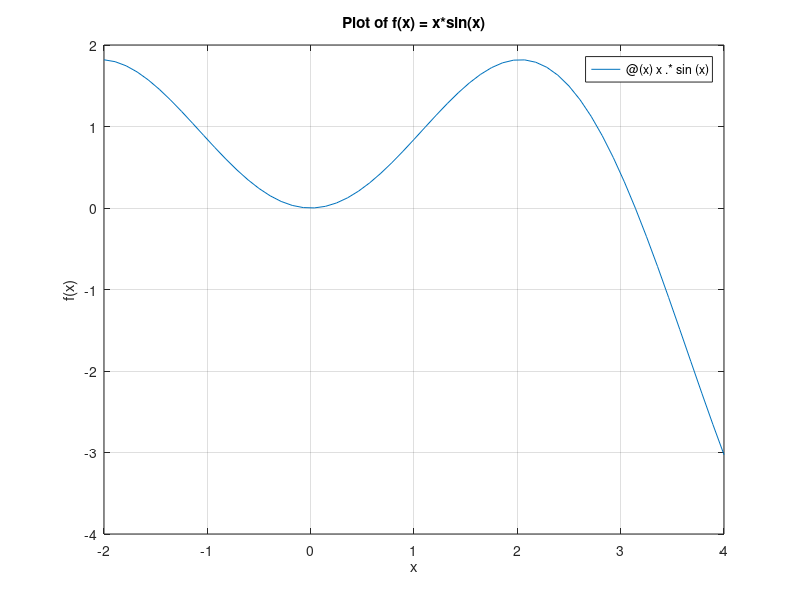

The MATLAB source for this figure: (Note: this script raises an error after producing the figure.)
% 22120368 - Phan Thanh Tien
% Clear workspaces
clear all;
clc;

%% Beginning of Chapter 1

%% 13
A = 2 ^ 3 - (1 + 2) * (2 + 3) / (3 + 4) + sqrt(2) / sqrt(sqrt(3));
B = sin(pi / 3) - 2 * cos(pi / 4) + 3 * tan(pi / 6) / (2 - cot(5 * pi / 6));
C = exp(-sqrt(2)) - log(2/3) + log(exp(1) + 2);
D = (2 * A + 3 * B) / (C ^ 2 - 2 * C)

%% 14
a = 2; b = 3; c = 1;
A = (b + sqrt(b ^ 2 - 4 * a * c)) / (2 * a);
B = [a * sin(b) * cos(c), a * sin(b) * sin(c), a * cos(b)];
C = [(a + b) / (a + b + c), (a - b + c) / (a + b + c), (c ^ 2 - a * b) / (a + b + c), 1 / (a + b + c)];
% D = A * B + C % Error

%% 15
f = @(x) x .* sin(x);

fplot(f, [-2, 4]);
title('Plot of f(x) = x*sin(x)');
xlabel('x');
ylabel('f(x)');
grid on;

syms x;
f_sym = x * sin(x);
fplot(f_sym, [-2, 4]);
title('Plot of f(x) = x*sin(x)');
xlabel('x');
ylabel('f(x)');
grid on;

%% 16
% Bai 16.b
syms x;
syms y;
fxy = abs(x) + 2 * abs(y);
f1_2 = subs(subs(fxy, x, 1), y, 2);
ezsurf(f, [-2, 4, -3, 3]);

% Bai 16.a
f = @(x, y) abs(x) + 2 * abs(y);
f1 = f(1, 2);
[x, y] = meshgrid(-2:0.1:4, -3:0.1:3);
fxy = f(x, y);
surf(x, y, fxy);

%% 17 Find the derivative and integral of a function
% 17.a
syms x;
f = x ^ 2 + 2 * x + 4;

df = diff(f, x);
df2 = subs(df, x, 2);

f_i = int(f, x, 0, 1);
f_a = int(f);

% 17.b
g = (x .^ 2 + 1) / (x + 1);
dg = diff(g, x);
dg2 = diff(dg, x);
dg2_1 = sub(dg, x, 1);

G = int(g);
G_1 = int(g, -1, 1);

% % 17.c
% h = @x sin(2 * x);
% dh = diff(h, x);
% dh_0 = dh(0);
% H = int(h);
% H_1 = int(h, 0, inf);

%% 18 Solve quadratic equation
a = 2;
b = -3;
c = 1;

[x1, x2] = solve_quadratic(a, b, c);

fprintf('x1 = %f\n', x1);
fprintf('x2 = %f\n', x2);

function [x1, x2] = solve_quadratic(a, b, c)
    delta = b ^ 2 - 4 * a * c;

    if delta < 0
        x1 = NaN;
        x2 = NaN;
    else
        x1 = (-b + sqrt(delta)) / (2 * a);
        x2 = (-b - sqrt(delta)) / (2 * a);
    end

end

%% 19 Find the extreme values of a function
clear all;
clc;
syms x;
f = x ^ 3 - 6 * x;
[x, y] = find_extreme(f, -2, 2);

fprintf('Cuc tri cua f(x) = x^3 - 6x la:\n');
fprintf('x = %f\n', x);
fprintf('y = %f\n', y);

function [x, y] = find_extreme(f, a, b)
    syms x;
    df = diff(f, x);
    x = solve(df, x);
    y = subs(f, x);
end

%% 20 Find the 2nd derivative of 2 variables function, check if f_xy = f_yx
f = (x / y) * sin(y / x);

find_l2_derivative(f);

function find_l2_derivative(f)
    syms x y;
    f_xx = diff(f, x, 2);
    f_yy = diff(f, y, 2);
    f_xy = diff(diff(f, x), y);
    f_yx = diff(diff(f, y), x);

    if f_xy == f_yx
        fprintf('f_xy = f_yx\n');
    else
        fprintf('f_xy != f_yx\n');
    end

end

%% End of Chapter 1

%% Beginning of Chapter 2: Error and Approximation

clear all;
format long;
clc;

%% 1, 2.
% a.
p_e = 0.9857; % p*
p_a = 0.9768; % \bar{p}
% b.
p_e = 421;
p_a = 397;
% c.
p_e = 1102;
p_a = 1113;
% d.
p_e = 2.5743;
p_a = 2.6381;

% Code for a, b, c, d
aEp = abs(p_e - p_a);
rEp = aEp / abs(p_e);

%% 3. Find the error between true value with approximation using round() and floor()
% a.
p_e = pi;
% b.
p_e = exp(1);
% c.
p_e = ln(2);
% d.
p_e = sqrt(2);
% e.
p_e = sin(1);

% Code for a, b, c, d, e
p_1 = round(p_e, 3);
aEp1 = abs(p_e - p_1);
rEp1 = aEp1 / abs(p_e);

p_2 = floor(p_e * 10 ^ 3) / (10 ^ 3);
aEp2 = abs(p_e - p_2);
rEp2 = aEp2 / abs(p_e);

fprintf('[round]\n');
fprintf('p_1 = %f\n', p_1);
fprintf('Absolute error: %f\n', aEp1);
fprintf('Relative error: %f\n', rEp1);

fprintf('[floor]\n');
fprintf('p_2 = %f\n', p_2);
fprintf('Absolute error: %f\n', aEp2);
fprintf('Relative error: %f\n', rEp2);

%% 4. Check if the p_L <= p* <= p_R
% a.
p_t = 15.932; %\bar{p}
aEp = 1.247; % Absolute error
p_e = 17.351; % p*
% b.
p_t = 11115;
aEp = 120;
p_e = 11205;
% c.
p_t = 36.215;
aEp = 1.327;
p_e = 38.735;
% d.
p_t = 297;
aEp = 15;
p_e = 319;

% Code for a, b, c, d
p_L = p_t - aEp;
p_R = p_t + aEp;

if (p_L <= p_e) && (p_e <= p_R)
    fprintf('p_L <= p* <= p_R\n');
else
    fprintf('p_L > p* or p* > p_R\n');
end

%% 8. Given the following function
function [aEp, rEp] = saiso(p_e, p_a)
    aEp = abs(p_e - p_a);
    rEp = aEp / abs(p_e);
end

% a. What is the input and output?
% Input: p_e, p_a
% Output: aEp, rEp: The absolute and relative error

% b. Where the function has been put? Name of the function?
% saiso.m

% c. How to use this function?
% [aEp, rEp] = saiso(p_e, p_a)

%% 9. Function to find approximation of a Non-repeating decimal value
% Test the function
value = pi;
[round_value, floor_value] = approx_non_repeating_decimal(value);
fprintf('round_value = %f\n', round_value);
fprintf('floor_value = %f\n', floor_value);

function [round_value, floor_value] = approx_non_repeating_decimal(value)
    round_value = round(value, 3);
    floor_value = floor(value * 10 ^ 3) / (10 ^ 3);
end

%% 10. Function to check if the error is within the delta value (true/false)
% p_a is the approximation value
% p_e is the true value
% Test the function
p_e = pi;
p_a = 3.14;
delta_value = 0.01;
is_valid_approximation = is_valid_approximation(p_e, p_a, delta_value);
fprintf('is_valid_approximation = %d\n', is_valid_approximation);

function [is_valid_approximation] = is_valid_approximation(p_e, p_a, delta_value)
    p_L = p_e - aEp;
    p_R = p_e + aEp;
    is_valid_approximation = (p_L <= p_a) && (p_a <= p_R);
end

%% 11. Function to check if the error is within the tolerance
% Test the function
p_e = pi;
p_a = 3.14;
tolerance = 0.01;
valid = is_within_tolerance(p_e, p_a, tolerance);
fprintf('is_within_tolerance = %d\n', valid);

function [valid] = is_within_tolerance(p_e, p_a, tolerance)
    aEp = abs(p_e - p_a);
    rEp = aEp / abs(p_e);
    valid = rEp <= tolerance;
end

%% 12. Function to find the absolute and relative error of a function that has n variables
% Test the function
f = @(x) x ^ 2 + 2 * x + 4;
p_e = 10;
p_a = 11;
[aEp, rEp] = find_error(f, p_e, p_a);
fprintf('aEp = %f\n', aEp);
fprintf('rEp = %f\n', rEp);

function [aEp, rEp] = find_error(f, p_e, p_a)
    aEp = abs(p_e - p_a);
    rEp = aEp / abs(p_e);
end

%% 13. Function to find the value of function u (get 3 decimal places) and the absolute and relative error
% a.
syms x y;
u = log(2 * y + x ^ 2);
x_0 = 1.796;
y_0 = 0.532;  % Use a different variable name for the numeric value
p_e = double(subs(subs(u, x, x_0), y, y_0));  % Substitute y with y_0
p_a = round(p_e * 1000) / 1000;
[aEp, rEp] = find_error_v2(u, p_e, p_a);
fprintf('p_a = %f\n', p_a);
fprintf('aEp = %f\n', aEp);
fprintf('rEp = %f\n', rEp);

function [aEp, rEp] = find_error_v2(u, p_e, p_a)
    aEp = abs(p_e - p_a);
    rEp = aEp / abs(p_e);
end

%% End of chapter 2

%% Beginning of Chapter 3: Solve the equation
%% 1. Bisection method
% Function to solve the equation using Bisection method
% Test the function
f = @(x) x ^ 3 - 6 * x ^ 2 + 11 * x - 6.1;
a = 0;
b = 1;
tol = 1e-5;
[x, n] = bisection_method(f, a, b, tol);
fprintf('x = %f\n', x);
fprintf('n = %d\n', n);

% Input:
%   f: A function handle for the function you want to find a root of.
%   a, b: The interval that contains the root.
%   tol: The tolerance for the stopping criterion.
% Output:
%   x: The approximate root of the function f.
%   n: The number of iterations needed to reach the desired tolerance.
function [x, n] = bisection_method(f, a, b, tol)
    n = 0;
    % Print the table header
    fprintf('%5s %10s %10s %10s %10s %10s %10s\n', 'k', 'a', 'b', 'c', 'f(c)', 'f(c) < tol', 'f(c) * f(a)');

    figure; hold on; % Create a new figure and hold it for multiple plots
    fplot(f, [a b]); % Plot the function f over the interval [a, b]
    title('Bisection Method');
    xlabel('x');
    ylabel('f(x)');

    while (b - a) / 2 > tol
        n = n + 1;
        c = (a + b) / 2;
        fc = f(c);
        plot(c, f(c), 'ro'); % Plot the midpoint at each iteration
        % Print the iteration results
        fprintf('%5d %10.5f %10.5f %10.5f %10.5f %10d %10.5f\n', n, a, b, c, fc, abs(fc) < tol, fc * f(a));

        if fc == 0
            break;
        elseif f(a) * fc < 0
            b = c;
        else
            a = c;
        end
    end

    x = (a + b) / 2;

end

%% Given function:
chiadoi(@(x) exp(x) - x - 3, 0, 3, 10 ^ (-3));

function [c, fc] = chiadoi(f, a, b, Df)
    k = 1; hold on

    while 1
        c = (a + b) / 2;
        fc = f(c);
        rEc = abs((a - c) / a);
        disp([k c fc]);
        plot(k, fc, 'ro');
        if abs(fc) < Df, break, end

        if f(a) * f(c) > 0, a = c;
        else b = c;
        end

        k = k + 1;
    end
end

%% 2. Fixed point iteration method
% Function to solve the equation using Fixed point iteration method
% Test the function
g = @(x) 1 + 1 / x;
x0 = 1;
tol = 1e-5;
[x, n, x_vals] = fixed_point_iteration_method(g, x0, tol);
fprintf('x = %f\n', x);
fprintf('n = %d\n', n);

% The Fixed Point Iteration method for root finding.
% Input:
%   g: A function handle for the function you want to find a fixed point of.
%   x0: The initial guess for the fixed point.
%   tol: The tolerance for the stopping criterion.
% Output:
%   x: The approximate fixed point of the function g.
%   n: The number of iterations needed to reach the desired tolerance.
%   x_vals: The estimates at each iteration.
function [x, n, x_vals] = fixed_point_iteration_method(g, x0, tol)
    n = 0;
    x = x0;
    x_vals = x; % Initialize x_vals with the initial guess

    % Print the table header
    fprintf('%5s %10s %10s %10s\n', 'k', 'xk', 'f(xk)', 'f(xk) < tol');

    while true
        n = n + 1;
        x1 = g(x);

        % Print the iteration results
        fprintf('%5d %10.5f %10.5f %10d\n', n, x, g(x), abs(x1 - x) < tol);

        if abs(x1 - x) < tol
            break;
        end

        x = x1;
        x_vals = [x_vals, x]; % Store the estimate at each iteration
    end

    % Plot the estimates at each iteration
    figure;
    plot(1:n, x_vals, 'o-');
    xlabel('Iteration');
    ylabel('Estimate');
    title('Convergence of Fixed Point Iteration');
end


%% 3. Newton-Raphson method
% Function to solve the equation using Newton-Raphson method
% Test the function
f = @(x) x ^ 3 - 6 * x ^ 2 + 11 * x - 6.1;
df = @(x) 3 * x ^ 2 - 12 * x + 11;
x0 = 0;
tol = 1e-5;
[x, n] = newton_raphson_method(f, df, x0, tol);
fprintf('x = %f\n', x);
fprintf('n = %d\n', n);

% The Newton-Raphson method for root finding.
% Input:
%   f: A function handle for the function you want to find a root of.
%   df: A function handle for the derivative of f.
%   x0: The initial guess for the root.
%   tol: The tolerance for the stopping criterion.
% Output:
%   x: The approximate root of the function f.
%   n: The number of iterations needed to reach the desired tolerance.
function [x, n, x_vals] = newton_raphson_method(f, df, x0, tol)
    n = 0;
    x = x0;
    x_vals = x; % Initialize x_vals with the initial guess

    % Print the table header
    fprintf('%5s %10s %10s %10s\n', 'k', 'xk', 'f(xk)', 'f(xk) < tol');

    while true
        n = n + 1;
        x1 = x - f(x) / df(x);

        % Print the iteration results
        fprintf('%5d %10.5f %10.5f %10d\n', n, x, f(x), abs(x1 - x) < tol);

        if abs(x1 - x) < tol
            break;
        end

        x = x1;
        x_vals = [x_vals, x]; % Store the estimate at each iteration
    end

    % Plot the estimates at each iteration
    figure;
    plot(1:n, x_vals, 'o-');
    xlabel('Iteration');
    ylabel('Estimate');
    title('Convergence of Newton-Raphson Method');
end


%% 4. Secant method
% Test the function
f = @(x) x ^ 3 - 6 * x ^ 2 + 11 * x - 6.1;
x0 = 0;
x1 = 1;
tol = 1e-5;
[x, n] = secant_method(f, x0, x1, tol);
fprintf('x = %f\n', x);
fprintf('n = %d\n', n);

% The Secant method for root finding.
% Input:
%   f: A function handle for the function you want to find a root of.
%   x0, x1: The initial guesses for the root.
%   tol: The tolerance for the stopping criterion.
% Output:
%   x: The approximate root of the function f.
%   n: The number of iterations needed to reach the desired tolerance.
function [x, n, x_vals] = secant_method(f, x0, x1, tol)
    n = 0;
    x_vals = x1; % Initialize x_vals with the initial guess

    % Print the table header
    fprintf('%5s %10s %10s %10s %10s %10s %10s\n', 'k', 'a', 'b', 'x', 'f(x)', 'f(x) < tol', 'f(x) * f(a)');

    while true
        n = n + 1;
        x2 = x1 - f(x1) * (x1 - x0) / (f(x1) - f(x0));

        % Print the iteration results
        fprintf('%5d %10.5f %10.5f %10.5f %10.5f %10d %10.5f\n', n, x0, x1, x2, f(x2), abs(x2 - x1) < tol, f(x2) * f(x0));

        if abs(x2 - x1) < tol
            break;
        end

        x0 = x1;
        x1 = x2;
        x_vals = [x_vals, x1]; % Store the estimate at each iteration
    end

    x = x2;

    % Plot the estimates at each iteration
    figure;
    plot(1:n, x_vals, 'o-');
    xlabel('Iteration');
    ylabel('Estimate');
    title('Convergence of Secant Method');
end


%% End of chapter 3


%% Chapter 4. Linear Algebra Functions


% Test the function
% Define the coefficient matrix A and the right-hand side vector b
A = [5 1 1; 1 10 1; 1 1 20];
b = [7; 12; 22];

% Define the initial guess x0, the tolerance tol, and the maximum number of iterations max_iter
x0 = [0; 0; 0];
tol = 1e-6;
max_iter = 100;

% Call the iterative function
x_iterative = iterative(A, b, x0, tol, max_iter);

% Call the gauss_seidel function
x_gauss_seidel = gauss_seidel(A, b, x0, tol, max_iter);

% Print the results
fprintf('Solution from iterative method: \n');
disp(x_iterative);
fprintf('Solution from Gauss-Seidel method: \n');
disp(x_gauss_seidel);


% The Iterative method for solving linear systems.
% Input:
%   A: The coefficient matrix.
%   b: The right-hand side vector.
%   x0: The initial guess for the solution.
%   tol: The tolerance for the stopping criterion.
%   max_iter: The maximum number of iterations.
% Output:
%   x: The approximate solution of the system Ax = b.
function x = iterative(A, b, x0, tol, max_iter)
    D = diag(diag(A)); % Diagonal matrix
    L = tril(A, -1); % Lower triangular matrix
    U = triu(A, 1); % Upper triangular matrix
    T = -inv(D) * (L + U); % Iterative matrix
    c = inv(D) * b; % Iterative vector
    x = x0; % Initial guess
    x_vals = x; % Initialize x_vals with the initial guess

    % Print the table header
    fprintf('%5s %15s\n', 'Iter', 'Root');

    for i = 1:max_iter
        x_new = T * x + c;

        % Print the root after each iteration
        for j = 1:length(x_new)
            fprintf('%5d %15.6f\n', i, x_new(j));
        end

        if norm(x_new - x, inf) < tol
            x = x_new;
            return;
        end

        x = x_new;
        x_vals = [x_vals, x]; % Store the root after each iteration
    end

    % Plot the root after each iteration
    figure;
    plot(1:max_iter, x_vals, 'o-');
    xlabel('Iteration');
    ylabel('Root');
    title('Convergence of Iterative Method');

    error('Solution did not converge');
end


% The Gauss-Seidel method for solving linear systems.
% Input:
%   A: The coefficient matrix.
%   b: The right-hand side vector.
%   x0: The initial guess for the solution.
%   tol: The tolerance for the stopping criterion.
%   max_iter: The maximum number of iterations.
% Output:
%   x: The approximate solution of the system Ax = b.
function x = gauss_seidel(A, b, x0, tol, max_iter)
    D = diag(diag(A)); % Diagonal matrix
    L = tril(A, -1); % Lower triangular matrix
    U = triu(A, 1); % Upper triangular matrix
    T = -inv(D + L) * U; % Iterative matrix
    c = inv(D + L) * b; % Iterative vector
    x = x0; % Initial guess
    x_vals = x; % Initialize x_vals with the initial guess

    % Print the table header
    fprintf('%5s %15s\n', 'Iter', 'Root');

    for i = 1:max_iter
        x_new = T * x + c;

        % Print the root after each iteration
        for j = 1:length(x_new)
            fprintf('%5d %15.6f\n', i, x_new(j));
        end

        if norm(x_new - x, inf) < tol
            x = x_new;
            return;
        end

        x = x_new;
        x_vals = [x_vals, x]; % Store the root after each iteration
    end

    % Plot the root after each iteration
    figure;
    plot(1:max_iter, x_vals, 'o-');
    xlabel('Iteration');
    ylabel('Root');
    title('Convergence of Gauss-Seidel Method');

    error('Solution did not converge');
end


% Iterative method (other way) - [DEPRECATED]
function x = iterative2(A, C, tol, max_iter)
    % Compute B and G
    D = diag(A); % Diagonal elements of A
    B = -A ./ D + eye(size(A)); % B matrix
    G = C ./ D; % G vector

    % Initialize x
    x = G;

    % Iteration
    for k = 1:max_iter
        x_new = B * x + G;

        if norm(A * x_new - C) < tol
            x = x_new;
            return;
        end

        x = x_new;
    end

    error('Solution did not converge');
end

%% End of Chapter 4

%% Chap 5.1. Interpolation
%% 5.1.1. Polynomial interpolation
% Test the function
x = [1, 2.2, 3.1, 4];
y = [1.678, 3.267, 2.198, 3.787];
x_new = 2.5;
[y_new, a] = polynomial_interpolation(x, y, x_new);

% Print the interpolated y value
fprintf('y_new = %f\n', y_new);

% Print the regression function coefficients
fprintf('The regression function coefficients are: \n');
disp(a);

% Polynomial Interpolation Function
% This function performs polynomial interpolation for a given set of x and y values.
% It finds the coefficients of the polynomial that fits the given points, evaluates this polynomial at a new point or a set of new points, and plots the original points and the interpolated points.
% Additionally, it finds the regression function, prints it, and returns it.
%
% Inputs:
%   x: A vector of x values of the points.
%   y: A vector of y values of the points.
%   x_new: A new x value or a vector of new x values at which to evaluate the polynomial.
%
% Output:
%   y_new: The value or values of the polynomial at the new point or points.
%   a: The coefficients of the polynomial (the regression function).
%
% Usage:
%   [y_new, a] = polynomial_interpolation(x, y, x_new);
%
% Example:
%   x = [1, 2.2, 3.1, 4];
%   y = [1.678, 3.267, 2.198, 3.787];
%   x_new = 2.5;
%   [y_new, a] = polynomial_interpolation(x, y, x_new);
%   fprintf('y_new = %f\n', y_new);
%   fprintf('The regression function coefficients are: \n');
%   disp(a);
%
%   % Draw the function of polynomial interpolation
%   x_new = 1:0.1:4;
%   [y_new, a] = polynomial_interpolation(x, y, x_new);
%   plot(x, y, 'o', x_new, y_new, '-');
%
%   % Print the regression function coefficients
%   fprintf('The regression function coefficients are: \n');
%   disp(a);

function [y_new, a] = polynomial_interpolation(x, y, x_new)
    n = length(x);
    A = zeros(n, n);

    for i = 1:n
        A(:, i) = x .^ (i - 1);
    end

    a = A \ y';
    y_new = zeros(size(x_new));

    for i = 1:n
        y_new = y_new + a(i) * x_new .^ (i - 1);
    end

    % Build the polynomial string
    polynomial_str = 'f(x) = ';

    for i = n:-1:2
        polynomial_str = [polynomial_str, num2str(a(i)), ' * x^', num2str(i - 1), ' + '];
    end

    polynomial_str = [polynomial_str, num2str(a(1))];

    % Print the polynomial
    fprintf('%s\n', polynomial_str);

    % Return the coefficients of the polynomial
    return;
end

% Draw the function of polynomial interpolation
x = [1, 2.2, 3.1, 4];
y = [1.678, 3.267, 2.198, 3.787];
x_new = 1:0.1:4;
y_new = polynomial_interpolation(x, y, x_new);
plot(x, y, 'o', x_new, y_new, '-');
title('Polynomial Interpolation');

%% 5.1.2. Lagrange Interpolation Function
% This function performs Lagrange interpolation for a given set of x and y values.
% It constructs the Lagrange polynomial that fits the given points, and evaluates this polynomial at a new point or a set of new points.
%
% Inputs:
%   x: A vector of x values of the points. Should be the same length as y.
%   y: A vector of y values of the points. Should be the same length as x.
%   x_new: A new x value or a vector of new x values at which to evaluate the polynomial.
%
% Outputs:
%   y_new: The value or values of the polynomial at the new point or points.
%
% Usage:
%   y_new = lagrange_interpolation(x, y, x_new);
%
% Example:
%   x = [1, 2.2, 3.1, 4];
%   y = [1.678, 3.267, 2.198, 3.787];
%   x_new = 2.5;
%   y_new = lagrange_interpolation(x, y, x_new);
%   fprintf('y_new = %f\n', y_new);
%
% Note: If x_new is a vector, the function will plot the original points (x, y) and the interpolated points (x_new, y_new).

function y_new = lagrange_interpolation(x, y, x_new)
    % Initialize y_new
    y_new = zeros(size(x_new));

    % Number of data points
    n = length(x);

    % Initialize symbolic variable
    syms x_sym;

    % Initialize Lagrange polynomial
    L = 0;

    % Construct the Lagrange polynomial
    for i = 1:n
        % Initialize Li,n(x) as 1
        Li = 1;

        for j = 1:n

            if i ~= j
                Li = Li * (x_sym - x(j)) / (x(i) - x(j));
            end

        end

        % Add the term Li,n(x) * y(i) to the Lagrange polynomial
        L = L + Li * y(i);
    end

    % Print the Lagrange polynomial
    fprintf('Lagrange polynomial: L(x) = %s\n', char(L));

    % Evaluate the polynomial at the new points
    for k = 1:length(x_new)
        y_new(k) = double(subs(L, x_sym, x_new(k)));
    end

    % Return the interpolated values
    return;
end

% Test the function
x = [1, 2.2, 3.1, 4];
y = [1.678, 3.267, 2.198, 3.787];
x_new = 2.5;
y_new = lagrange_interpolation(x, y, x_new);
fprintf('y_new = %f\n', y_new);

% Draw the function of Lagrange interpolation
x_new = 1:0.1:4;
y_new = lagrange_interpolation(x, y, x_new);
plot(x, y, 'o', x_new, y_new, '-');
title('Lagrange Interpolation');
xlabel('x');
ylabel('y');
legend('Original points', 'Interpolated points');
grid on;

%% 5.1.3. Newton Interpolation Function
% This function performs Newton interpolation for a given set of x and y values.
% It finds the coefficients of the Newton polynomial that fits the given points, evaluates this polynomial at a new point or a set of new points.
% Additionally, it prints the Newton polynomial in a symbolic format and returns the interpolated y values and the polynomial string.
%
% Inputs:
%   x: A vector of x values of the points. Should be the same length as y.
%   y: A vector of y values of the points. Should be the same length as x.
%   x_new: A new x value or a vector of new x values at which to evaluate the polynomial.
%
% Outputs:
%   y_new: The value or values of the polynomial at the new point or points.
%
% Usage:
%   y_new = newton_interpolation(x, y, x_new);
%
% Example:
%   x = [1, 2.2, 3.1, 4];
%   y = [1.678, 3.267, 2.198, 3.787];
%   x_new = 2.5;
%   y_new = newton_interpolation(x, y, x_new);
%   fprintf('y_new = %f\n', y_new);
%
% Note: If x_new is a vector, the function will plot the original points (x, y) and the interpolated points (x_new, y_new).

function y_new = newton_interpolation(x, y, x_new)
    n = length(x);
    f = zeros(n, n);
    f(:, 1) = y(:); % the first column is y

    for j = 2:n

        for i = j:n
            f(i, j) = (f(i, j - 1) - f(i - 1, j - 1)) / (x(i) - x(i - j + 1));
        end

    end

    % Compute the interpolated values
    y_new = f(n, n);

    for i = (n - 1):-1:1
        y_new = y_new .* (x_new - x(i)) + f(i, i);
    end

    % Print the Newton polynomial
    syms x_sym; % Create a symbolic variable
    fprintf('Newton polynomial: f(x) = %s\n', char(poly2sym(f(n, :), x_sym)));

    % Return the interpolated values
    return;
end

% Test the function
x = [1, 2.2, 3.1, 4];
y = [1.678, 3.267, 2.198, 3.787];
x_new = 2.5;
y_new = newton_interpolation(x, y, x_new);
fprintf('y_new = %f\n', y_new);

% Draw the function of Newton interpolation
x_new = 1:0.1:4;
y_new = newton_interpolation(x, y, x_new);
plot(x, y, 'o', x_new, y_new, '-');
title('Newton Interpolation');
xlabel('x');
ylabel('y');
legend('Original points', 'Interpolated points');
grid on;

%% 5.1.4. Cubic Spline Interpolation Function
% This function performs cubic spline interpolation for a given set of x and y values.
% It constructs the cubic spline that fits the given points, evaluates this spline at a new point or a set of new points.
% Additionally, it prints the cubic spline in a symbolic format and returns the interpolated y values and the spline function.
%
% Inputs:
%   x: A vector of x values of the points. Should be the same length as y.
%   y: A vector of y values of the points. Should be the same length as x.
%   x_new: A new x value or a vector of new x values at which to evaluate the spline.
%
% Outputs:
%   y_new: The value or values of the spline at the new point or points.
%   pp: The piecewise polynomial representing the spline.
%
% Usage:
%   [y_new, pp] = spline_interpolation(x, y, x_new);
%
% Example:
%   x = [1, 2.2, 3.1, 4];
%   y = [1.678, 3.267, 2.198, 3.787];
%   x_new = 2.5;
%   [y_new, pp] = spline_interpolation(x, y, x_new);
%   fprintf('y_new = %f\n', y_new);
%
% Note: If x_new is a vector, the function will plot the original points (x, y) and the interpolated points (x_new, y_new).

function [y_new, pp] = spline_interpolation(x, y, x_new)
    % Step 1: Declare the data (x, y) and the new x coordinate x_new

    % Step 2: Construct the cubic spline
    pp = spline(x, y);

    % Step 3: Evaluate the spline at the new points
    y_new = ppval(pp, x_new);

    % Step 4: If x_new is a vector, plot the original points and the interpolated points
    if length(x_new) > 1
        plot(x, y, 'o', x_new, y_new, '-');
        title('Cubic Spline Interpolation');
        xlabel('x');
        ylabel('y');
        legend('Original points', 'Interpolated points');
        grid on;
    end

    % Step 5: Return the interpolated values and the spline
    return;
end

% Define the data points
x = [1, 2.2, 3.1, 4];
y = [1.678, 3.267, 2.198, 3.787];

% Define the new x value
x_new = 2.5;

% Call the spline_interpolation function
[y_new, pp] = spline_interpolation(x, y, x_new);

% Print the interpolated y value
fprintf('The interpolated y value at x = %f is y = %f\n', x_new, y_new);

% Plot the original points and the interpolated point
figure;
plot(x, y, 'o', x_new, y_new, 'x');
title('Cubic Spline Interpolation');
xlabel('x');
ylabel('y');
legend('Original points', 'Interpolated point');
grid on;

%% Chap 5.2. Regression
%% 5.2.1. Least Squares R(x) = ax + b
function [a, b] = least_squares(x, y)
    % LEAST_SQUARES Fit a line to the data using least squares.
    %
    % Syntax:
    %   [a, b] = LEAST_SQUARES(x, y)
    %
    % Description:
    %   LEAST_SQUARES(x, y) fits a line to the data in vectors x and y
    %   using the method of least squares. The line is of the form R(x) = ax + b.
    %   The function returns the slope a and y-intercept b of the line, and also
    %   plots the original data and the fitted line.
    %
    % Inputs:
    %   x - a vector of x coordinates
    %   y - a vector of y coordinates
    %
    % Outputs:
    %   a - the slope of the fitted line
    %   b - the y-intercept of the fitted line
    %
    % Example:
    %   x = [1, 2.2, 3.1, 4];
    %   y = [1.678, 3.267, 2.198, 3.787];
    %   [a, b] = least_squares(x, y);

    % Calculate the means of x and y
    x_mean = mean(x);
    y_mean = mean(y);

    % Calculate the slope (a) and y-intercept (b) using the formula for least squares fitting
    a = sum((x - x_mean) .* (y - y_mean)) / sum((x - x_mean) .^ 2);
    b = y_mean - a * x_mean;

    % Plot the original data and the fitted line
    plot(x, y, 'o');
    hold on;
    plot(x, a * x + b, '-');
    hold off;
    title('Least Squares Line Fit');
    xlabel('x');
    ylabel('y');
    legend('Original data', 'Fitted line');
    grid on;

    % Print the equation of the line
    fprintf('R(x) = %f*x + %f\n', a, b);

    % Return the slope and y-intercept
    return;
end

x = [1, 2.2, 3.1, 4];
y = [1.678, 3.267, 2.198, 3.787];
[a, b] = least_squares(x, y);

%% 5.2.2. Least squares exp
function [a, b] = least_squares_exp_linear(x, y)
    % Take the logarithm of y
    logy = log(y);

    % Calculate the means of x and logy
    x_mean = mean(x);
    logy_mean = mean(logy);

    % Calculate the slope (b) and intercept (A) using the formula for least squares fitting
    b = sum((x - x_mean) .* (logy - logy_mean)) / sum((x - x_mean) .^ 2);
    A = logy_mean - b * x_mean;

    % Calculate a from A
    a = exp(A);

    % Plot the original data and the fitted function
    plot(x, y, 'o');
    hold on;
    plot(x, a * exp(b * x), '-');
    hold off;
    title('Least Squares Exponential Fit');
    xlabel('x');
    ylabel('y');
    legend('Original data', 'Fitted function');
    grid on;

    % Print the equation of the function
    fprintf('R(x) = %f * e^(%f*x)\n', a, b);

    % Return the parameters a and b
    return;
end

x = [1, 2.2, 3.1, 4];
y = [2.718, 7.389, 20.085, 54.598];
[a, b] = least_squares_exp_linear(x, y);

%% 5.2.3.a. Least squares quadratic
function [a, b] = least_squares_quad(x, y)
    % LEAST_SQUARES_QUAD Fit a quadratic function to the data using least squares.
    %
    % Syntax:
    %   [a, b] = LEAST_SQUARES_QUAD(x, y)
    %
    % Description:
    %   LEAST_SQUARES_QUAD(x, y) fits a quadratic function to the data in vectors x and y
    %   using the method of least squares. The function is of the form R(x) = ax^2 + b.
    %   The function returns the parameters a and b of the function, and also
    %   plots the original data and the fitted function.
    %
    % Inputs:
    %   x - a vector of x coordinates
    %   y - a vector of y coordinates
    %
    % Outputs:
    %   a - the parameter a of the fitted function
    %   b - the parameter b of the fitted function
    %
    % Example:
    %   x = [1, 2.2, 3.1, 4];
    %   y = [2, 5.84, 10.61, 17];
    %   [a, b] = least_squares_quad(x, y);

    % Fit a quadratic function to the data using least squares
    p = polyfit(x, y, 2);

    % Extract the parameters a and b
    a = p(1);
    b = p(3);

    % Plot the original data and the fitted function
    plot(x, y, 'o');
    hold on;
    plot(x, a * x .^ 2 + b, '-');
    hold off;
    title('Least Squares Quadratic Fit');
    xlabel('x');
    ylabel('y');
    legend('Original data', 'Fitted function');
    grid on;

    % Print the equation of the function
    fprintf('R(x) = %f*x^2 + %f\n', a, b);

    % Return the parameters a and b
    return;
end

x = [1, 2.2, 3.1, 4];
y = 0.5 * x .^ 2 + 1.5;
[a, b] = least_squares_quad(x, y);

%% 5.2.3.b. Least squares power
function [a, b] = least_squares_power(x, y)
    % LEAST_SQUARES_POWER Fit a power function to the data using least squares.
    %
    % Syntax:
    %   [a, b] = LEAST_SQUARES_POWER(x, y)
    %
    % Description:
    %   LEAST_SQUARES_POWER(x, y) fits a power function to the data in vectors x and y
    %   using the method of least squares. The function is of the form R(x) = a * x^b.
    %   The function returns the parameters a and b of the function, and also
    %   plots the original data and the fitted function.
    %
    % Inputs:
    %   x - a vector of x coordinates
    %   y - a vector of y coordinates
    %
    % Outputs:
    %   a - the parameter a of the fitted function
    %   b - the parameter b of the fitted function
    %
    % Example:
    %   x = [1, 2.2, 3.1, 4];
    %   y = [2, 5.84, 10.61, 17];
    %   [a, b] = least_squares_power(x, y);

    % Take the logarithm of x and y
    logx = log(x);
    logy = log(y);

    % Fit a linear function to the transformed data using least squares
    p = polyfit(logx, logy, 1);

    % The slope of the fitted line is the parameter b, and the exponent of the
    % intercept is the parameter a
    b = p(1);
    a = exp(p(2));

    % Plot the original data and the fitted function
    plot(x, y, 'o');
    hold on;
    plot(x, a * x .^ b, '-');
    hold off;
    title('Least Squares Power Fit');
    xlabel('x');
    ylabel('y');
    legend('Original data', 'Fitted function');
    grid on;

    % Print the equation of the function
    fprintf('R(x) = %f * x^%f\n', a, b);

    % Return the parameters a and b
    return;
end

x = [1, 2.2, 3.1, 4];
y = 2 * x .^ 1.3;
[a, b] = least_squares_power(x, y);

%% Chap 5 end

%% Chap 6. Numerical Differentiation
%% 6.1.1. Forward differences
x = [1, 2, 3, 4, 5];
y = [1, 4, 9, 16, 25]; % y = x^2
dy = calculate_derivative_forward(x, y);
disp(dy); % Display the result

function dy = calculate_derivative_forward(x, y)
    % Calculate the derivative of a function given tables of x and y values.
    %
    % Inputs:
    %   x - a vector of x values
    %   y - a vector of y values corresponding to f(x)
    %
    % Outputs:
    %   dy - a vector of the derivative of f at each x

    % Initialize the output vector
    dy = zeros(size(y));

    % Calculate the derivative at the interior points
    dy(2:end - 1) = (y(3:end) - y(1:end - 2)) ./ (x(3:end) - x(1:end - 2));

    % Use forward difference for the first point
    dy(1) = (y(2) - y(1)) / (x(2) - x(1));

    % Use backward difference for the last point
    dy(end) = (y(end) - y(end - 1)) / (x(end) - x(end - 1));
end

%% 6.1.2 Backward differences
x = [1, 2, 3, 4, 5];
y = [1, 4, 9, 16, 25]; % y = x^2
dy = calculate_derivative_backward(x, y);
disp(dy); % Display the result

function dy = calculate_derivative_backward(x, y)
    % Calculate the derivative of a function given tables of x and y values using backward differences.
    %
    % Inputs:
    %   x - a vector of x values
    %   y - a vector of y values corresponding to f(x)
    %
    % Outputs:
    %   dy - a vector of the derivative of f at each x

    % Initialize the output vector
    dy = zeros(size(y));

    % Use backward difference for all points, except the first one
    dy(2:end) = (y(2:end) - y(1:end - 1)) ./ (x(2:end) - x(1:end - 1));

    % Use forward difference for the first point
    dy(1) = (y(2) - y(1)) / (x(2) - x(1));
end

%%  6.1.3. 3/5 point stencil
function dy = derivative_central_3_point(x, y, point)
    % Calculate the derivative of a function at a specific point using central differences with a 3-point stencil.
    dy = (y(point + 1) - y(point - 1)) / (x(point + 1) - x(point - 1));
end

function dy = derivative_backward_3_point(x, y, point)
    % Calculate the derivative of a function at a specific point using backward differences with a 3-point stencil.
    dy = (3 * y(point) - 4 * y(point - 1) + y(point - 2)) / (2 * (x(2) - x(1)));
end

function dy = derivative_central_5_point(x, y, point)
    % Calculate the derivative of a function at a specific point using central differences with a 5-point stencil.
    dy = (-y(point + 2) + 8 * y(point + 1) - 8 * y(point - 1) + y(point - 2)) / (12 * (x(2) - x(1)));
end

function dy = derivative_backward_5_point(x, y, point)
    % Calculate the derivative of a function at a specific point using backward differences with a 5-point stencil.
    dy = (-y(point) + 8 * y(point - 1) - 8 * y(point - 3) + y(point - 4)) / (12 * (x(2) - x(1)));
end

%% 6.2. Numerical Integration

%% 6.2.1. Trapezoid method
function I = trapezoid_method_data(x, y)
    % Check that the data is evenly spaced
    h = diff(x);

    if any(abs(h - h(1)) > 1e-6)
        error('Data must be evenly spaced to use the trapezoidal rule');
    end

    % Initialize the integral
    I = 0;

    % Add the contributions from the endpoints
    I = I + y(1) / 2 + y(end) / 2;

    % Add the contributions from the interior points
    for i = 2:length(y) - 1
        I = I + y(i);
    end

    % Multiply by h
    I = I * h(1);

    % Print the result
    fprintf('The integral of the function is %f.\n', I);

    % Return the integral
    return;
end

% Call the functions with data points
x = linspace(0, 1, 101);
y = x .^ 2;
I_trapezoid = trapezoid_method_data(x, y);

%% 6.2.2.1. Simpson 1/3 (known function)
function I = simpsons_one_third(f, a, b, n)
    % SIMPSONS_ONE_THIRD Calculate the integral of a function using the Simpson's 1/3 rule.
    %
    % Syntax:
    %   I = SIMPSONS_ONE_THIRD(f, a, b, n)
    %
    % Description:
    %   SIMPSONS_ONE_THIRD(f, a, b, n) calculates the integral of the function f from a to b using the Simpson's 1/3 rule with n intervals.
    %
    % Inputs:
    %   f - a function handle
    %   a - the lower limit of integration
    %   b - the upper limit of integration
    %   n - the number of intervals
    %
    % Outputs:
    %   I - the integral of f from a to b

    % Calculate the step size
    h = (b - a) / n;

    % Initialize the integral
    I = 0;

    % Add the contributions from the endpoints
    I = I + f(a) + f(b);

    % Add the contributions from the interior points
    for i = 1:n - 1

        if mod(i, 2) == 0
            I = I + 2 * f(a + i * h);
        else
            I = I + 4 * f(a + i * h);
        end

    end

    % Multiply by h/3
    I = I * h / 3;

    % Print the result
    fprintf('The integral of the function from %f to %f is %f.\n', a, b, I);

    % Return the integral
    return;
end

f = @(x) x .^ 2;
a = 0;
b = 1;
n = 100;
I = simpsons_one_third(f, a, b, n);

%% 6.2.2.2. Simpson 1/3 (unknown function)
function I = simpsons_one_third_data(x, y)
    % SIMPSONS_ONE_THIRD_DATA Calculate the integral of a function using the Simpson's 1/3 rule.
    %
    % Syntax:
    %   I = SIMPSONS_ONE_THIRD_DATA(x, y)
    %
    % Description:
    %   SIMPSONS_ONE_THIRD_DATA(x, y) calculates the integral of the function represented by the data points (x, y) using the Simpson's 1/3 rule.
    %
    % Inputs:
    %   x - the x values of the data points
    %   y - the y values of the data points
    %
    % Outputs:
    %   I - the integral of the function represented by the data points

    % Check that the data is evenly spaced
    h = diff(x);

    if any(abs(h - h(1)) > 1e-6)
        error('Data must be evenly spaced to use Simpsons 1/3 rule');
    end

    % Initialize the integral
    I = 0;

    % Add the contributions from the endpoints
    I = I + y(1) + y(end);

    % Add the contributions from the interior points
    for i = 2:length(y) - 1

        if mod(i, 2) == 0
            I = I + 4 * y(i);
        else
            I = I + 2 * y(i);
        end

    end

    % Multiply by h/3
    I = I * h(1) / 3;

    % Print the result
    fprintf('The integral of the function is %f.\n', I);

    % Return the integral
    return;
end

% Call the function with data points
x = linspace(0, 1, 101);
y = x .^ 2;
I = simpsons_one_third_data(x, y);

%% 6.2.3.1. Simpson 3/8 (known function)
function I = simpsons_three_eighths(f, a, b, n)
    % SIMPSONS_THREE_EIGHTHS Calculate the integral of a function using the Simpson's 3/8 rule.
    %
    % Syntax:
    %   I = SIMPSONS_THREE_EIGHTHS(f, a, b, n)
    %
    % Description:
    %   SIMPSONS_THREE_EIGHTHS(f, a, b, n) calculates the integral of the function f from a to b using the Simpson's 3/8 rule with n intervals.
    %
    % Inputs:
    %   f - a function handle
    %   a - the lower limit of integration
    %   b - the upper limit of integration
    %   n - the number of intervals
    %
    % Outputs:
    %   I - the integral of f from a to b

    % Calculate the step size
    h = (b - a) / n;

    % Initialize the integral
    I = 0;

    % Add the contributions from the endpoints
    I = I + f(a) + f(b);

    % Add the contributions from the interior points
    for i = 1:n - 1

        if mod(i, 3) == 0
            I = I + 2 * f(a + i * h);
        else
            I = I + 3 * f(a + i * h);
        end

    end

    % Multiply by 3h/8
    I = I * 3 * h / 8;

    % Print the result
    fprintf('The integral of the function from %f to %f is %f.\n', a, b, I);

    % Return the integral
    return;
end

f = @(x) x .^ 2;
a = 0;
b = 1;
n = 100;
I = simpsons_three_eighths(f, a, b, n);

%% 6.2.3.2. Simpson 3/8 (unknown function)
function I = simpsons_three_eighths_data(x, y)
    % SIMPSONS_THERE_EIGHTHS_DATA Calculate the integral of a function using the Simpson's 3/8 rule.
    %
    % Syntax:
    %   I = SIMPSONS_THERE_EIGHTHS_DATA(x, y)
    %
    % Description:
    %   SIMPSONS_THERE_EIGHTHS_DATA(x, y) calculates the integral of the function represented by the data points (x, y) using the Simpson's 3/8 rule.
    %
    % Inputs:
    %   x - the x values of the data points
    %   y - the y values of the data points
    %
    % Outputs:
    %   I - the integral of the function represented by the data points

    % Check that the data is evenly spaced
    h = diff(x);

    if any(abs(h - h(1)) > 1e-6)
        error('Data must be evenly spaced to use Simpson''s 3/8 rule');
    end

    % Initialize the integral
    I = 0;

    % Add the contributions from the endpoints
    I = I + y(1) + y(end);

    % Add the contributions from the interior points
    for i = 2:length(y) - 1

        if mod(i, 3) == 0
            I = I + 2 * y(i);
        else
            I = I + 3 * y(i);
        end

    end

    % Multiply by 3h/8
    I = I * 3 * h(1) / 8;

    % Print the result
    fprintf('The integral of the function is %f.\n', I);

    % Return the integral
    return;
end

x = linspace(0, 1, 101);
y = x .^ 2;
I_simpsons38 = simpsons_three_eighths_data(x, y);

%% 6.2.4. Newton-Cotes formulas
% Define a function handle for the function to integrate
f = @(x) x .^ 2;

% Define the x and y values of the data points for Newton-Cotes method
x = linspace(0, 1, 101);
y = f(x);

% Call the Newton-Cotes function
[I_newton, H] = newton_cotes(x, y, 2);

% Print the result
fprintf('The integral of the function using Newton-Cotes method is %f.\n', I_newton);

% % Print the H matrix
%fprintf('The H matrix is:\n');
%disp(H);

function [I, H] = newton_cotes(x, y, n)
    h = diff(x);
    h = h(1)
    size = length(y);
    
    I = 0
    switch n
        case 1
            H=[1 1]

            I = y(1) / 2 + y(end) / 2;

            for i = 2:size - 1
                I = I + y(i);
            end

            I = I * h;
        case 2
            H=[1/6 4/6 1/6]
            if mod(size, 2) == 0
                error('Simpson''s 1/3 rule requires an odd number of intervals');
            end
            I = y(1) + y(end)
            for i = 2:size - 1

                if mod(i, 3) == 0
                    I = I + 2 * y(i);
                else
                    I = I + 3 * y(i);
                end
        
            end
            I = I * h / 3;

        case 3
            H=[1/8 3/8 3/8 1/8]
            if mod(size, 3) ~= 1
                error('Simpson''s 3/8 rule requires a number of intervals that is one more than a multiple of three');
            end

            I = y(1) + y(end);
            for i = 2:size - 1
        
                if mod(i, 3) == 0
                    I = I + 2 * y(i);
                else
                    I = I + 3 * y(i);
                end
        
            end
            I = I * 3 * h / 8;
        otherwise
            error('Invalid rule. Valid rules are ''trapezoid'', ''simpson1/3'', and ''simpson3/8''.');
    end

end

%% 6.2.5. Gauss 2 - 3 - 4 points
function I = gauss_legendre_2(f, a, b)
    x = [-1 / sqrt(3), 1 / sqrt(3)];
    w = [1, 1];
    I = 0;

    for i = 1:length(x)
        I = I + w(i) * f(0.5 * ((b - a) * x(i) + a + b));
    end

    I = 0.5 * (b - a) * I;
end

function I = gauss_legendre_3(f, a, b)
    x = [-sqrt(3/5), 0, sqrt(3/5)];
    w = [5/9, 8/9, 5/9];
    I = 0;

    for i = 1:length(x)
        I = I + w(i) * f(0.5 * ((b - a) * x(i) + a + b));
    end

    I = 0.5 * (b - a) * I;
end

function I = gauss_legendre_4(f, a, b)
    x = [-sqrt((3/7) - (2/7) * sqrt(6/5)), sqrt((3/7) - (2/7) * sqrt(6/5)), ...
             -sqrt((3/7) + (2/7) * sqrt(6/5)), sqrt((3/7) + (2/7) * sqrt(6/5))];
    w = [(18 + sqrt(30)) / 36, (18 + sqrt(30)) / 36, (18 - sqrt(30)) / 36, (18 - sqrt(30)) / 36];
    I = 0;

    for i = 1:length(x)
        I = I + w(i) * f(0.5 * ((b - a) * x(i) + a + b));
    end

    I = 0.5 * (b - a) * I;
end

% Define a function handle for the function to integrate
f = @(x) x .^ 2;

% Define the lower and upper limits of integration
a = 0;
b = 1;

% Call the Gauss-Legendre quadrature functions
I_gauss2 = gauss_legendre_2(f, a, b);
I_gauss3 = gauss_legendre_3(f, a, b);
I_gauss4 = gauss_legendre_4(f, a, b);

% Print the results
fprintf('The integral of the function using Gauss-Legendre 2-point quadrature is %f.\n', I_gauss2);
fprintf('The integral of the function using Gauss-Legendre 3-point quadrature is %f.\n', I_gauss3);
fprintf('The integral of the function using Gauss-Legendre 4-point quadrature is %f.\n', I_gauss4);

%% End of chapter 6



%% Chapter 7. Ordinary Differential Equations
% 7.1. Iteration method
function [x, y] = solve_ode_analytical(f, x0, x1, h)
    % Solve an ODE using analytical integration.
    %
    % Inputs:
    %   f - function handle for the ODE (dy/dx = f(x))
    %   x0 - initial x value
    %   x1 - final x value
    %   h - step size
    %
    % Outputs:
    %   x - vector of x values
    %   y - solution at each x value

    % Initialize the x values
    x = x0:h:x1;

    % Initialize the symbolic variable
    syms s

    % Define the symbolic function
    g = matlabFunction(int(f(s), s));

    % Calculate the solution
    y = g(x);
end

% Define the ODE (dy/dt = y)
f = @(t) t;

% Solve the ODE from t = 0 to t = 2 with step size 0.01
[t, y] = solve_ode_analytical(f, 0, 2, 0.01);

% Print out the solution
disp('The solution y at each time t is:');
disp(y);

% Plot the solution
plot(t, y);

% Add a title and labels to the axes
title('Solution of dy/dt = y using Analytical method');
xlabel('Time (t)');
ylabel('Solution (y)');

% 7.2. Euler's method
function [t, y] = solve_ode_euler(f, tspan, y0, h)
    % Solve an ODE using the Euler method.
    %
    % Inputs:
    %   f - function handle for the ODE (dy/dt = f(t, y))
    %   tspan - 2-element vector specifying the time range [t0 tf]
    %   y0 - initial condition
    %   h - step size
    %
    % Outputs:
    %   t - vector of time points
    %   y - solution at each time point

    % Initialize the time points
    t = tspan(1):h:tspan(2);

    % Initialize the solution vector
    y = zeros(size(t));

    % Set the initial condition
    y(1) = y0;

    % Iterate over each time point
    for i = 1:(length(t) - 1)
        % Update the solution using the Euler method
        y(i + 1) = y(i) + h * f(t(i), y(i));
    end
end

% Define the ODE (dy/dt = y)
f = @(t, y) y;

% Solve the ODE from t = 0 to t = 2 with initial condition y(0) = 1 and step size 0.01
[t, y] = solve_ode_euler(f, [0 2], 1, 0.01);

% Print the solution
disp(y);

% Plot the solution
plot(t, y);

% Add a title and labels to the axes
title('Solution of dy/dt = y using Euler method');
xlabel('Time (t)');
ylabel('Solution (y)');


% 7.3. Runge-Kutta method
function [t, y] = solve_ode_rk4(f, tspan, y0, h)
    % Solve an ODE using the 4th order Runge-Kutta method.
    %
    % Inputs:
    %   f - function handle for the ODE (dy/dt = f(t, y))
    %   tspan - 2-element vector specifying the time range [t0 tf]
    %   y0 - initial condition
    %   h - step size
    %
    % Outputs:
    %   t - vector of time points
    %   y - solution at each time point

    % Initialize the time points
    t = tspan(1):h:tspan(2);

    % Initialize the solution vector
    y = zeros(size(t));

    % Set the initial condition
    y(1) = y0;

    % Iterate over each time point
    for i = 1:(length(t) - 1)
        % Calculate the Runge-Kutta coefficients
        k1 = h * f(t(i), y(i));
        k2 = h * f(t(i) + h/2, y(i) + k1/2);
        k3 = h * f(t(i) + h/2, y(i) + k2/2);
        k4 = h * f(t(i) + h, y(i) + k3);

        % Update the solution
        y(i + 1) = y(i) + (k1 + 2*k2 + 2*k3 + k4) / 6;
    end
end

% Define the ODE (dy/dt = y)
f = @(t, y) y;

% Solve the ODE from t = 0 to t = 2 with initial condition y(0) = 1 and step size 0.01
[t, y] = solve_ode_rk4(f, [0 2], 1, 0.01);

% Print the solution
disp(y);

% Plot the solution
plot(t, y);

% Add a title and labels to the axes
title('Solution of dy/dt = y using Runge-Kutta method');
xlabel('Time (t)');
ylabel('Solution (y)');

%% End of chapter 7 
